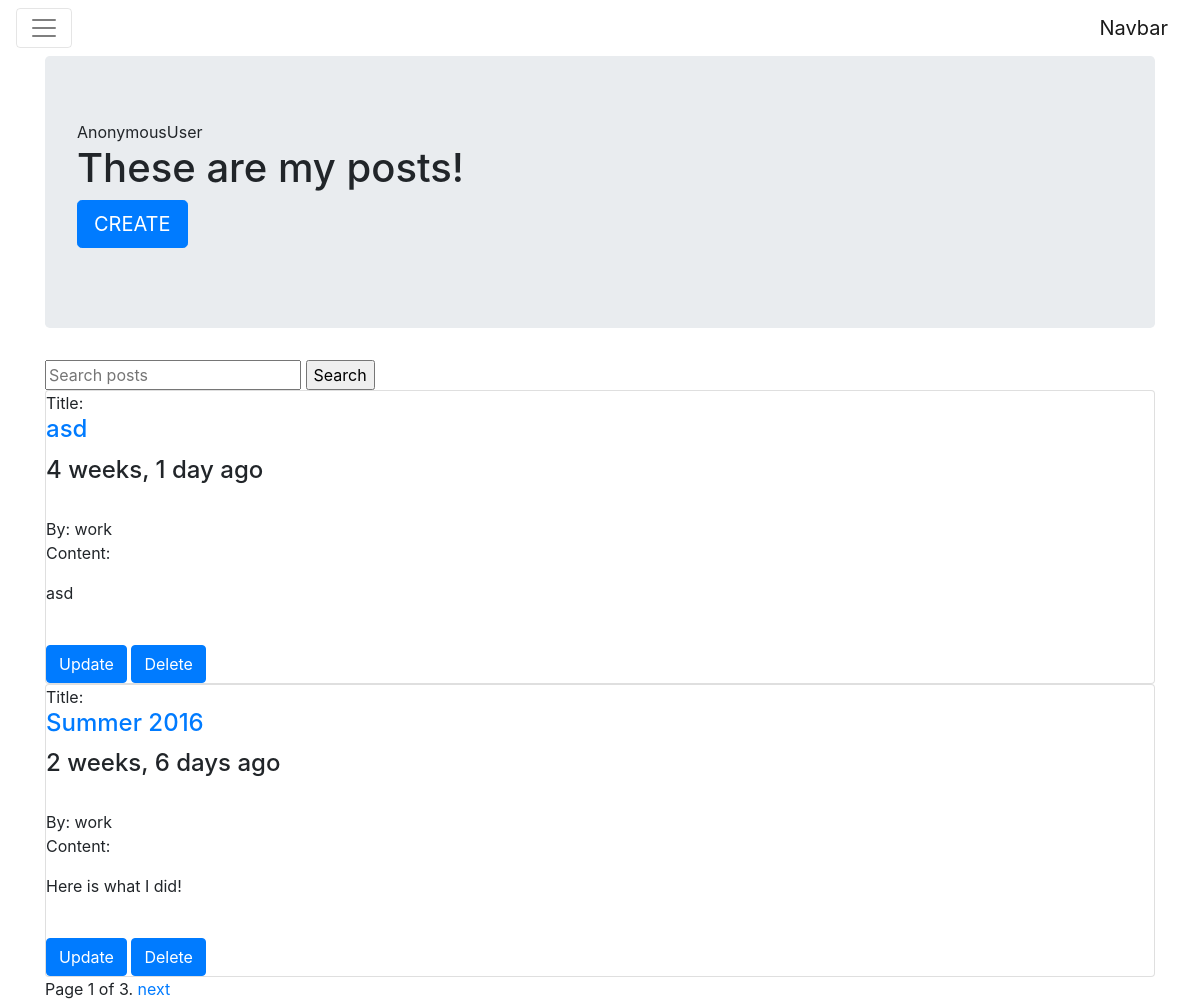
The app's page /posts/list/ with its own data.
### posts/models.py (models this page shows, shortened)
class Post(models.Model):
	title = models.CharField(max_length=255)
	author = models.ForeignKey(User, default=1) #default user is user #1
	content = models.TextField()
	updated = models.DateTimeField(auto_now=True)
	timestamp = models.DateTimeField(auto_now_add=True)
	image = models.ImageField(null=True, blank=True, upload_to="post_images")
	slug = models.SlugField(unique=True)
	draft = models.BooleanField(default=False)
	publish = models.DateField(auto_now=False, auto_now_add=False)
	class Meta:
		ordering = ['-title']

### posts/views.py (the view, shortened to what this page needs)
def post_list(request):
	today = timezone.now().date()
	object_list = Post.objects.filter(draft=False).filter(publish__lte=today)
	if request.user.is_staff or request.user.is_superuser:
		object_list = Post.objects.all()
	query = request.GET.get('q')
	paginator = Paginator(object_list, 2)
	page = request.GET.get('page')
	try:
		object_list = paginator.page(page)
	except PageNotAnInteger:
		object_list = paginator.page(1)
	except EmptyPage:
		object_list = paginator.page(paginator.num_pages)
	context = {"objects": object_list,
				"today": today,
				"user": request.user,}
	return render(request, 'list.html', context)

### posts/templates/list.html (shortened to what this page needs)
{% extends "base.html" %}
{%block content %}
<div class="jumbotron">
    {{request.user}}
  <h1>These are my posts!</h1>
  <p><a class="btn btn-primary btn-lg" href="{% url 'post:create' %}" role="button">CREATE</a></p>
</div>
<form action="" method="GET">
    <input type="text" name="q" placeholder="Search posts" value="{{request.GET.q}}">
    <input type="submit" value="Search">
</form>
{% for object in objects %}
<div class="card">
<row>
Title: <a href="{%url 'post:detail' post_slug=object.slug %}"> <h4 class="card-title">{{object.title}} </h4> </a> <h4>{{object.publish|timesince}} ago</h4><br>
By: {{object.author}} <br>
<p class="card-text">Content: {{object.content|linebreaks|truncatechars:30}} </p> <br>
<a href="{%url 'post:update' post_slug=object.slug %}"> <button class="btn btn-primary">Update</button></a>
<a href="{%url 'post:delete' post_slug=object.slug %}"> <button class="btn btn-primary">Delete</button></a>
</row>
</div>
{% endfor %}
<div class="pagination">
    <span class="step-links">
        <span class="current">
            Page {{ objects.number }} of {{ objects.paginator.num_pages }}.
        </span>
        {% if objects.has_next %}
            <a href="?page={{ objects.next_page_number }}&q={{request.GET.q}}">next</a>
        {% endif %}
    </span>
</div
{% endblock %}

### posts/templates/base.html (shortened to what this page needs)
{% load static %}
<!DOCTYPE html>
<html>
<head>
<link rel="stylesheet" href="https://maxcdn.bootstrapcdn.com/bootstrap/4.0.0-beta.2/css/bootstrap.min.css">
	<link href="https://maxcdn.bootstrapcdn.com/font-awesome/4.7.0/css/font-awesome.min.css" rel="stylesheet">
</head>
<body>
{%include 'navbar.html' %}
<div class="container">
{% block content %}
{% endblock content %}
</div>
</body>
</html>

### posts/templates/navbar.html (shortened to what this page needs)
<nav class="navbar navbar-toggleable-md navbar-light bg-faded">
  <button class="navbar-toggler navbar-toggler-right" type="button" data-toggle="collapse" data-target="#navbarNav" aria-controls="navbarNav" aria-expanded="false" aria-label="Toggle navigation">
    <span class="navbar-toggler-icon"></span>
  </button>
  <a class="navbar-brand" href="#">Navbar</a>
</nav>

### records on screen
Post: title "asd", publish "4 weeks, 1 day", author "work", content "asd"
Post: title "Summer 2016", publish "2 weeks, 6 days", author "work", content "Here is what I did!"

### other values on screen
{{ request.user }} "AnonymousUser"
{{ objects.number }} "1"
{{ objects.paginator.num_pages }} "3"
